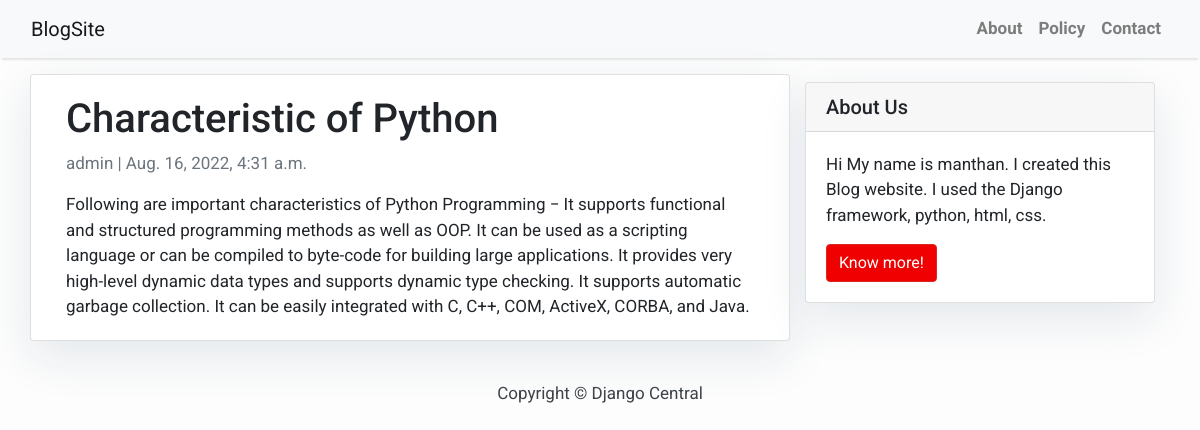
The app's page /characteristic-of-python/ with its own data.
### blog/models.py (models this page shows, shortened)
class Post(models.Model):
    title = models.CharField(max_length=200, unique=True)
    slug = models.SlugField(max_length=200, unique=True)
    author = models.ForeignKey(User, on_delete=models.CASCADE, related_name='blog_posts')
    updated_on = models.DateTimeField(auto_now=True)
    content = models.TextField()
    created_on = models.DateTimeField(auto_now_add=True)
    status = models.IntegerField(choices=STATUS, default=0)
    class Meta:
        ordering = ['-created_on']

### blog/views.py (the view)
# urls.py: path('<slug:slug>/', views.PostDetail.as_view(), name='post_detail'),
class PostDetail(generic.DetailView):
    model = Post
    template_name = 'post_detail.html'

### templates/post_detail.html
{% extends 'base.html' %} {% block content %}
<div class="container">
  <div class="row">
    <div class="col-md-8 card mb-4  mt-3 left  top">
      <div class="card-body">
        <h1>{% block title %} {{ object.title }} {% endblock title %}</h1>
        <p class=" text-muted">{{ post.author }} | {{ post.created_on }}</p>
        <p class="card-text ">{{ object.content | safe }}</p>
      </div>
    </div>
    {% block sidebar %} {% include 'sidebar.html' %} {% endblock sidebar %}
  </div>
</div>
{% endblock content %}

### templates/base.html (style rules this page uses)
body { font-family: "Roboto", sans-serif; font-size: 17px; background-color: #fdfdfd; }

### templates/sidebar.html (style rules this page uses)
.card { box-shadow: 0 16px 48px #E3E7EB; }

### records on screen
Post: title "Characteristic of Python", author "admin", created_on "Aug. 16, 2022, 4:31 a.m.", content "Following are important characteristics of Python Programming − It supports functional and structured programming methods as well as OOP. It can be used as a scripting language or can be compiled to byte-code for building large applications. It provides very high-level dynamic data types and supports dynamic type checking. It supports automatic garbage collection. It can be easily integrated with C, C++, COM, ActiveX, CORBA, and Java."
